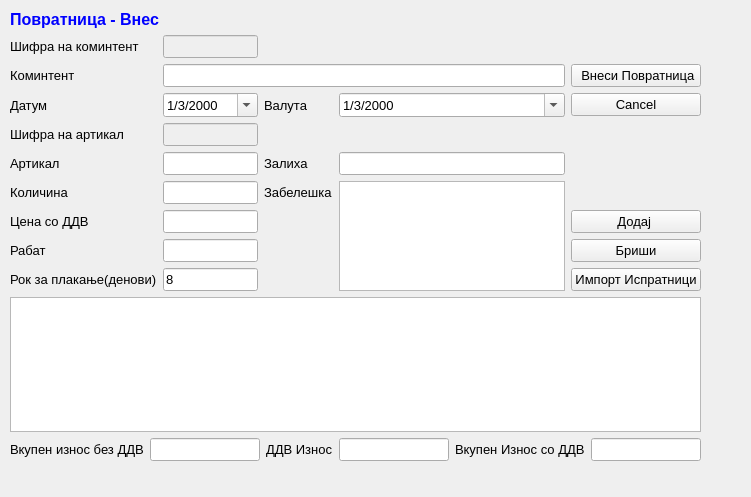
<?xml version="1.0" encoding="UTF-8"?>
<ui version="4.0">
 <class>PovratniciVnes</class>
 <widget class="QWidget" name="PovratniciVnes">
  <property name="geometry">
   <rect>
    <x>0</x>
    <y>0</y>
    <width>751</width>
    <height>497</height>
   </rect>
  </property>
  <property name="windowTitle">
   <string>Form</string>
  </property>
  <widget class="QWidget" name="layoutWidget">
   <property name="geometry">
    <rect>
     <x>10</x>
     <y>10</y>
     <width>691</width>
     <height>451</height>
    </rect>
   </property>
   <property name="font">
    <font>
     <pointsize>10</pointsize>
    </font>
   </property>
   <layout class="QGridLayout" name="gridLayout">
    <item row="10" column="0">
     <widget class="QLabel" name="label_9">
      <property name="text">
       <string>Рок за плакање(денови)</string>
      </property>
     </widget>
    </item>
    <item row="8" column="4">
     <widget class="QPushButton" name="pushButton_3">
      <property name="font">
       <font>
        <pointsize>10</pointsize>
       </font>
      </property>
      <property name="text">
       <string>Додај </string>
      </property>
     </widget>
    </item>
    <item row="10" column="4">
     <widget class="QPushButton" name="pushButtonA">
      <property name="enabled">
       <bool>true</bool>
      </property>
      <property name="text">
       <string>Импорт Испратници</string>
      </property>
     </widget>
    </item>
    <item row="4" column="2">
     <widget class="QLabel" name="label_11">
      <property name="font">
       <font>
        <pointsize>10</pointsize>
       </font>
      </property>
      <property name="text">
       <string>Валута</string>
      </property>
     </widget>
    </item>
    <item row="9" column="1">
     <widget class="QLineEdit" name="lineEdit_6">
      <property name="font">
       <font>
        <pointsize>10</pointsize>
       </font>
      </property>
     </widget>
    </item>
    <item row="0" column="0" colspan="2">
     <widget class="QLabel" name="label_4">
      <property name="font">
       <font>
        <pointsize>10</pointsize>
       </font>
      </property>
      <property name="text">
       <string>&lt;!DOCTYPE HTML PUBLIC &quot;-//W3C//DTD HTML 4.0//EN&quot; &quot;http://www.w3.org/TR/REC-html40/strict.dtd&quot;&gt;
&lt;html&gt;&lt;head&gt;&lt;meta name=&quot;qrichtext&quot; content=&quot;1&quot; /&gt;&lt;style type=&quot;text/css&quot;&gt;
p, li { white-space: pre-wrap; }
&lt;/style&gt;&lt;/head&gt;&lt;body style=&quot; font-family:'Sans Serif'; font-size:10pt; font-weight:400; font-style:normal;&quot;&gt;
&lt;p style=&quot; margin-top:0px; margin-bottom:0px; margin-left:0px; margin-right:0px; -qt-block-indent:0; text-indent:0px;&quot;&gt;&lt;span style=&quot; font-family:'MS Shell Dlg 2'; font-size:12pt; font-weight:600; color:#0000ff;&quot;&gt;Повратница&lt;/span&gt;&lt;span style=&quot; font-family:'MS Shell Dlg 2'; font-size:12pt; font-weight:600; color:#0000ff;&quot;&gt; - Внес&lt;/span&gt;&lt;/p&gt;&lt;/body&gt;&lt;/html&gt;</string>
      </property>
     </widget>
    </item>
    <item row="3" column="4">
     <widget class="QPushButton" name="pushButton_4">
      <property name="font">
       <font>
        <pointsize>10</pointsize>
       </font>
      </property>
      <property name="text">
       <string> Внеси Повратница</string>
      </property>
      <property name="icon">
       <iconset>
        <normaloff>../../../Brisi/sterna/Resources/key_f9.png</normaloff>../../../Brisi/sterna/Resources/key_f9.png</iconset>
      </property>
     </widget>
    </item>
    <item row="4" column="0">
     <widget class="QLabel" name="label_2">
      <property name="font">
       <font>
        <pointsize>10</pointsize>
       </font>
      </property>
      <property name="text">
       <string>Датум</string>
      </property>
     </widget>
    </item>
    <item row="4" column="4">
     <widget class="QPushButton" name="pushButton_5">
      <property name="font">
       <font>
        <pointsize>10</pointsize>
       </font>
      </property>
      <property name="text">
       <string>Cancel</string>
      </property>
     </widget>
    </item>
    <item row="6" column="0">
     <widget class="QLabel" name="label_3">
      <property name="font">
       <font>
        <pointsize>10</pointsize>
       </font>
      </property>
      <property name="text">
       <string>Артикал</string>
      </property>
     </widget>
    </item>
    <item row="9" column="0">
     <widget class="QLabel" name="label_8">
      <property name="font">
       <font>
        <pointsize>10</pointsize>
       </font>
      </property>
      <property name="text">
       <string>Рабат</string>
      </property>
     </widget>
    </item>
    <item row="9" column="4">
     <widget class="QPushButton" name="pushButton_6">
      <property name="font">
       <font>
        <pointsize>10</pointsize>
       </font>
      </property>
      <property name="text">
       <string>Бриши</string>
      </property>
     </widget>
    </item>
    <item row="11" column="0" colspan="5">
     <widget class="QTableView" name="tableView">
      <property name="font">
       <font>
        <pointsize>10</pointsize>
       </font>
      </property>
     </widget>
    </item>
    <item row="4" column="1">
     <widget class="QDateTimeEdit" name="dateTimeEdit">
      <property name="font">
       <font>
        <pointsize>10</pointsize>
       </font>
      </property>
      <property name="date">
       <date>
        <year>2000</year>
        <month>3</month>
        <day>1</day>
       </date>
      </property>
      <property name="displayFormat">
       <string>d/M/yyyy</string>
      </property>
      <property name="calendarPopup">
       <bool>true</bool>
      </property>
     </widget>
    </item>
    <item row="10" column="1">
     <widget class="QLineEdit" name="lineEdit_7">
      <property name="text">
       <string>8</string>
      </property>
     </widget>
    </item>
    <item row="6" column="1">
     <widget class="QLineEdit" name="lineEdit_2">
      <property name="enabled">
       <bool>true</bool>
      </property>
      <property name="font">
       <font>
        <pointsize>10</pointsize>
       </font>
      </property>
      <property name="toolTip">
       <string>&lt;html&gt;&lt;head/&gt;&lt;body&gt;&lt;p&gt;Притисни ЕНТЕР за да те однесе во листата&lt;/p&gt;&lt;/body&gt;&lt;/html&gt;</string>
      </property>
      <property name="readOnly">
       <bool>false</bool>
      </property>
     </widget>
    </item>
    <item row="4" column="3">
     <widget class="QDateTimeEdit" name="dateTimeEdit_2">
      <property name="font">
       <font>
        <pointsize>10</pointsize>
       </font>
      </property>
      <property name="date">
       <date>
        <year>2000</year>
        <month>3</month>
        <day>1</day>
       </date>
      </property>
      <property name="displayFormat">
       <string>d/M/yyyy</string>
      </property>
      <property name="calendarPopup">
       <bool>true</bool>
      </property>
     </widget>
    </item>
    <item row="3" column="1" colspan="3">
     <widget class="QLineEdit" name="lineEdit">
      <property name="enabled">
       <bool>true</bool>
      </property>
      <property name="font">
       <font>
        <pointsize>10</pointsize>
       </font>
      </property>
      <property name="toolTip">
       <string>&lt;html&gt;&lt;head/&gt;&lt;body&gt;&lt;p&gt;Притисни ЕНТЕР за да те однесе во листата&lt;/p&gt;&lt;/body&gt;&lt;/html&gt;</string>
      </property>
      <property name="readOnly">
       <bool>false</bool>
      </property>
     </widget>
    </item>
    <item row="7" column="2">
     <widget class="QLabel" name="label_10">
      <property name="text">
       <string>Забелешка</string>
      </property>
     </widget>
    </item>
    <item row="6" column="2">
     <widget class="QLabel" name="label_7">
      <property name="font">
       <font>
        <pointsize>10</pointsize>
       </font>
      </property>
      <property name="text">
       <string>Залиха</string>
      </property>
     </widget>
    </item>
    <item row="6" column="3">
     <widget class="QLineEdit" name="lineEdit_5">
      <property name="font">
       <font>
        <pointsize>10</pointsize>
       </font>
      </property>
      <property name="readOnly">
       <bool>true</bool>
      </property>
     </widget>
    </item>
    <item row="7" column="3" rowspan="4">
     <widget class="QTextEdit" name="textEdit"/>
    </item>
    <item row="8" column="1">
     <widget class="QLineEdit" name="lineEdit_3">
      <property name="font">
       <font>
        <pointsize>10</pointsize>
       </font>
      </property>
     </widget>
    </item>
    <item row="7" column="1">
     <widget class="QLineEdit" name="lineEdit_4">
      <property name="font">
       <font>
        <pointsize>10</pointsize>
       </font>
      </property>
     </widget>
    </item>
    <item row="8" column="0">
     <widget class="QLabel" name="label_5">
      <property name="font">
       <font>
        <pointsize>10</pointsize>
       </font>
      </property>
      <property name="text">
       <string>Цена со ДДВ</string>
      </property>
     </widget>
    </item>
    <item row="7" column="0">
     <widget class="QLabel" name="label_6">
      <property name="font">
       <font>
        <pointsize>10</pointsize>
       </font>
      </property>
      <property name="text">
       <string>Количина</string>
      </property>
     </widget>
    </item>
    <item row="12" column="0" colspan="5">
     <layout class="QGridLayout" name="gridLayout_2">
      <item row="0" column="0">
       <widget class="QLabel" name="label_13">
        <property name="text">
         <string>Вкупен износ без ДДВ</string>
        </property>
       </widget>
      </item>
      <item row="0" column="1">
       <widget class="QLineEdit" name="lineEdit_9">
        <property name="readOnly">
         <bool>true</bool>
        </property>
       </widget>
      </item>
      <item row="0" column="2">
       <widget class="QLabel" name="label_14">
        <property name="text">
         <string>ДДВ Износ</string>
        </property>
       </widget>
      </item>
      <item row="0" column="3">
       <widget class="QLineEdit" name="lineEdit_10">
        <property name="readOnly">
         <bool>true</bool>
        </property>
       </widget>
      </item>
      <item row="0" column="4">
       <widget class="QLabel" name="label_15">
        <property name="text">
         <string>Вкупен Износ со ДДВ</string>
        </property>
       </widget>
      </item>
      <item row="0" column="5">
       <widget class="QLineEdit" name="lineEdit_11">
        <property name="readOnly">
         <bool>true</bool>
        </property>
       </widget>
      </item>
     </layout>
    </item>
    <item row="3" column="0">
     <widget class="QLabel" name="label">
      <property name="font">
       <font>
        <pointsize>10</pointsize>
       </font>
      </property>
      <property name="text">
       <string>Коминтент</string>
      </property>
     </widget>
    </item>
    <item row="2" column="1">
     <widget class="QLineEdit" name="lineEdit_8">
      <property name="enabled">
       <bool>false</bool>
      </property>
     </widget>
    </item>
    <item row="2" column="0">
     <widget class="QLabel" name="label_12">
      <property name="text">
       <string>Шифра на коминтент</string>
      </property>
     </widget>
    </item>
    <item row="5" column="0">
     <widget class="QLabel" name="label_16">
      <property name="text">
       <string>Шифра на артикал</string>
      </property>
     </widget>
    </item>
    <item row="5" column="1">
     <widget class="QLineEdit" name="lineEdit_12">
      <property name="enabled">
       <bool>false</bool>
      </property>
     </widget>
    </item>
   </layout>
  </widget>
 </widget>
 <tabstops>
  <tabstop>lineEdit_8</tabstop>
  <tabstop>lineEdit</tabstop>
  <tabstop>dateTimeEdit</tabstop>
  <tabstop>dateTimeEdit_2</tabstop>
  <tabstop>lineEdit_12</tabstop>
  <tabstop>lineEdit_2</tabstop>
  <tabstop>lineEdit_5</tabstop>
  <tabstop>lineEdit_4</tabstop>
  <tabstop>lineEdit_3</tabstop>
  <tabstop>lineEdit_6</tabstop>
  <tabstop>lineEdit_7</tabstop>
  <tabstop>textEdit</tabstop>
  <tabstop>tableView</tabstop>
  <tabstop>lineEdit_9</tabstop>
  <tabstop>lineEdit_10</tabstop>
  <tabstop>lineEdit_11</tabstop>
  <tabstop>pushButton_3</tabstop>
  <tabstop>pushButton_6</tabstop>
  <tabstop>pushButtonA</tabstop>
  <tabstop>pushButton_4</tabstop>
  <tabstop>pushButton_5</tabstop>
 </tabstops>
 <resources/>
 <connections/>
</ui>
